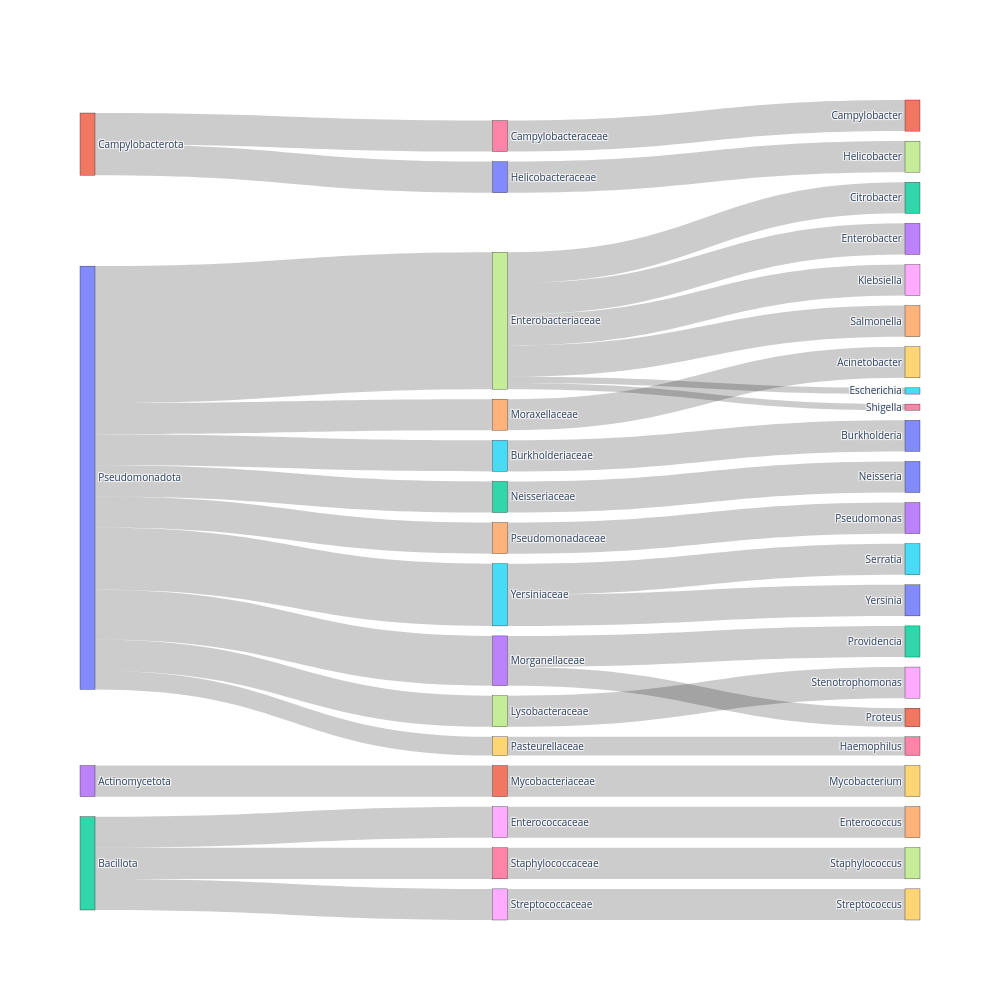

The cell this chart's notebook holds for it:
### Code cell
fig = build_taxonomy_sankey(out_species_samples,
                            title=None,
                            levels=['phylum', 'family', 'genus'],
                            weight_col=None)  # or 'n_positive' if pre-aggregated
fig.show()

### Figure 1 — Plotly figure (JSON) as saved in the notebook; plotly's stock layout.template omitted (floating-point values rounded to 4 significant figures)
{"data": [{"arrangement": "snap", "link": {"source": [3, 2, 2, 2, 1, 1, 0, 0, 0, 0, 0, 0, 0, 0, 0, 5, 6, 7, 7, 7, 7, 7, 7, 8, 10, 17, 4, 13, 13, 11, 12, 9, 14, 16, 18, 15, 15], "target": [11, 8, 16, 18, 6, 10, 5, 7, 17, 4, 13, 12, 9, 14, 15, 20, 21, 22, 23, 25, 28, 34, 36, 24, 27, 38, 19, 31, 32, 29, 30, 26, 33, 37, 39, 35, 40], "value": [5, 5, 5, 5, 5, 5, 5, 22, 5, 5, 8, 5, 3, 5, 10, 5, 5, 5, 5, 1, 5, 5, 1, 5, 5, 5, 5, 3, 5, 5, 5, 3, 5, 5, 5, 5, 5]}, "node": {"label": ["Pseudomonadota", "Campylobacterota", "Bacillota", "Actinomycetota", "Moraxellaceae", "Burkholderiaceae", "Campylobacteraceae", "Enterobacteriaceae", "Enterococcaceae", "Pasteurellaceae", "Helicobacteraceae", "Mycobacteriaceae", "Neisseriaceae", "Morganellaceae", "Pseudomonadaceae", "Yersiniaceae", "Staphylococcaceae", "Lysobacteraceae", "Streptococcaceae", "Acinetobacter", "Burkholderia", "Campylobacter", "Citrobacter", "Enterobacter", "Enterococcus", "Escherichia", "Haemophilus", "Helicobacter", "Klebsiella", "Mycobacterium", "Neisseria", "Proteus", "Providencia", "Pseudomonas", "Salmonella", "Serratia", "Shigella", "Staphylococcus", "Stenotrophomonas", "Streptococcus", "Yersinia"], "line": {"color": "black", "width": 0.3}, "pad": 10, "thickness": 15}, "type": "sankey"}], "layout": {"font": {"size": 10}, "height": 1000, "width": 1000}}
